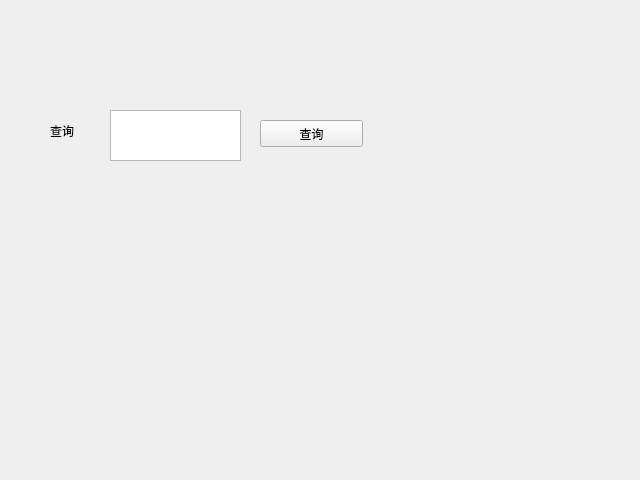
<?xml version="1.0" encoding="UTF-8"?>
<ui version="4.0">
 <class>MainWindow</class>
 <widget class="QMainWindow" name="MainWindow">
  <property name="geometry">
   <rect>
    <x>0</x>
    <y>0</y>
    <width>640</width>
    <height>480</height>
   </rect>
  </property>
  <property name="windowTitle">
   <string>MainWindow</string>
  </property>
  <widget class="QWidget" name="centralwidget">
   <widget class="QLabel" name="label">
    <property name="geometry">
     <rect>
      <x>50</x>
      <y>110</y>
      <width>41</width>
      <height>41</height>
     </rect>
    </property>
    <property name="text">
     <string>查询</string>
    </property>
   </widget>
   <widget class="QTextEdit" name="textEdit">
    <property name="geometry">
     <rect>
      <x>110</x>
      <y>110</y>
      <width>131</width>
      <height>51</height>
     </rect>
    </property>
   </widget>
   <widget class="QPushButton" name="pushButton">
    <property name="geometry">
     <rect>
      <x>260</x>
      <y>120</y>
      <width>103</width>
      <height>27</height>
     </rect>
    </property>
    <property name="text">
     <string>查询</string>
    </property>
   </widget>
  </widget>
 </widget>
 <resources/>
 <connections/>
</ui>
